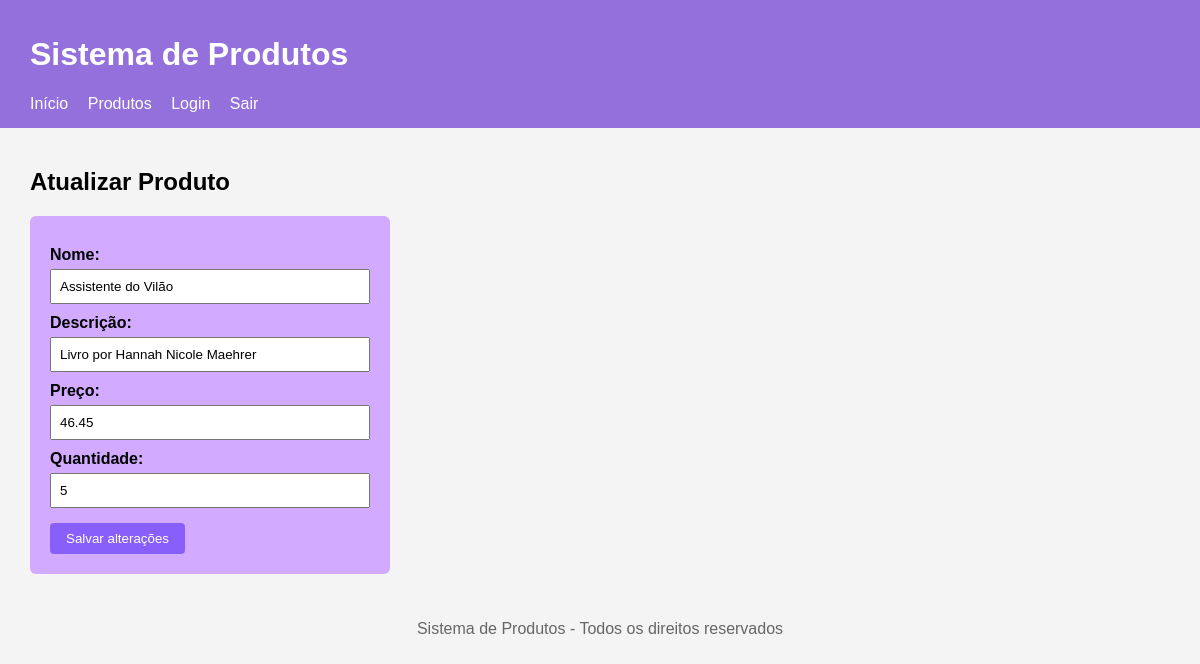
/produtos/atualizar.php?id=3 (signed in), run on the app's committed database.
### tables this page shows
CREATE TABLE `produtos` (
  `id` int(11) NOT NULL,
  `nome` varchar(100) NOT NULL,
  `descricao` varchar(255) NOT NULL,
  `preco` decimal(10,2) NOT NULL,
  `quantidade` int(11) NOT NULL
);

### produtos/atualizar.php (the view, shortened to what this page needs)
<?php
require __DIR__ . '/../conexao.php';
if ($_SERVER['REQUEST_METHOD'] == 'POST') {
    $id = $_POST['id'];
    $nome = $_POST['nome'];
    $descricao = $_POST['descricao'];
    $preco = $_POST['preco'];
    $quantidade = $_POST['quantidade'];
    $sql = "UPDATE produtos SET
            nome = '$nome',
            descricao = '$descricao',
            preco = '$preco',
            quantidade = '$quantidade'
            WHERE id = '$id'";
    mysqli_query($conexao, $sql);
    header('Location: listar.php');
    exit;
} else {
    $id = $_GET['id'];
    $sql = "SELECT * FROM produtos WHERE id = '$id'";
    $resultado = mysqli_query($conexao, $sql);
    $produto = mysqli_fetch_assoc($resultado);
}
?>
<?php require __DIR__ . '/../cabecalho.php'; ?>
<main>
    <h2>Atualizar Produto</h2>
    <form action="atualizar.php" method="POST">
        <label>Nome:</label>
        <input type="text" name="nome" value="<?php echo $produto['nome']; ?>"><br>
        <label>Descrição:</label>
        <input type="text" name="descricao" value="<?php echo $produto['descricao']; ?>"><br>
        <label>Preço:</label>
        <input type="text" name="preco" value="<?php echo $produto['preco']; ?>"><br>
        <label>Quantidade:</label>
        <input type="text" name="quantidade" value="<?php echo $produto['quantidade']; ?>"><br>
        <button type="submit">Salvar alterações</button>
    </form>
</main>
<?php require __DIR__ . '/../rodape.php'; ?>

### css/style.css (style rules this page uses)
body { font-family: Arial, sans-serif; margin: 0; background-color: #f4f4f4; }
main { padding: 20px 30px; }
form { max-width: 320px; background-color: rgb(210, 170, 255); padding: 20px; border-radius: 6px; }
form label { display: block; margin-top: 10px; font-weight: bold; }
form input { width: 100%; padding: 8px; margin-top: 5px; box-sizing: border-box; }
form button { margin-top: 15px; padding: 8px 16px; background-color: #895ffc; color: white; border: none; border-radius: 4px; cursor: pointer; }

### data on the page
produtos: nome "Assistente do Vilão", descricao "Livro por Hannah Nicole Maehrer", preco "46.45", quantidade "5"
